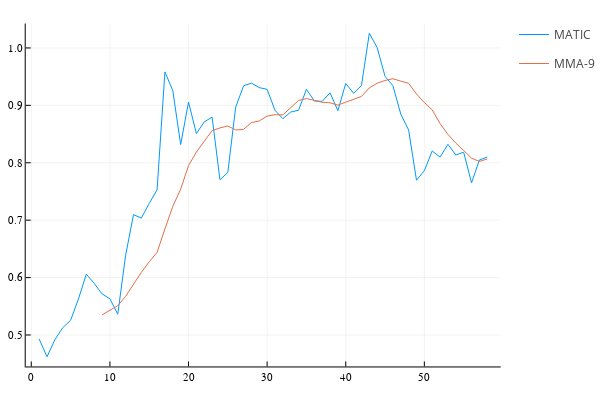

The code cell stored with this chart in its notebook:
### Code cell
Periodo = 9
plot(MATIC_CLOSE,lab="MATIC")
plot!(MMA(MATIC_CLOSE,Periodo),lab = string("MMA","-",Periodo))

### Figure 1 — Plotly figure (JSON) as saved in the notebook; plotly's stock layout.template omitted (floating-point values rounded to 4 significant figures)
{"data": [{"colorbar": {"title": {"text": ""}}, "legendgroup": "MATIC", "line": {"color": "rgba(0, 154, 250, 1.000)", "dash": "solid", "shape": "linear", "width": 1}, "mode": "lines", "name": "MATIC", "showlegend": true, "type": "scatter", "x": [1, 2, 3, 4, 5, 6, 7, 8, 9, 10, 11, 12, 13, 14, 15, 16, 17, 18, 19, 20, 21, 22, 23, 24, 25, 26, 27, 28, 29, 30, 31, 32, 33, 34, 35, 36, 37, 38, 39, 40, 41, 42, 43, 44, 45, 46, 47, 48, 49, 50, 51, 52, 53, 54, 55, 56, 57, 58], "xaxis": "x", "y": [0.493, 0.4621, 0.4918, 0.5127, 0.5257, 0.5628, 0.6059, 0.5899, 0.5717, 0.563, 0.5362, 0.6389, 0.7096, 0.7037, 0.7292, 0.7529, 0.9583, 0.9255, 0.8318, 0.9057, 0.8508, 0.8712, 0.8795, 0.7703, 0.7833, 0.8968, 0.9339, 0.9387, 0.9309, 0.9279, 0.8914, 0.8768, 0.8883, 0.8915, 0.928, 0.9076, 0.907, 0.9218, 0.8908, 0.9381, 0.9211, 0.9344, 1.026, 1.0, 0.9505, 0.9343, 0.8848, 0.857, 0.7695, 0.7863, 0.8205, 0.8099, 0.8322, 0.8136, 0.8183, 0.7651, 0.8049, 0.8099], "yaxis": "y", "zmax": null, "zmin": null}, {"colorbar": {"title": {"text": ""}}, "legendgroup": "MMA-9", "line": {"color": "rgba(227, 111, 71, 1.000)", "dash": "solid", "shape": "linear", "width": 1}, "mode": "lines", "name": "MMA-9", "showlegend": true, "type": "scatter", "x": [9, 10, 11, 12, 13, 14, 15, 16, 17, 18, 19, 20, 21, 22, 23, 24, 25, 26, 27, 28, 29, 30, 31, 32, 33, 34, 35, 36, 37, 38, 39, 40, 41, 42, 43, 44, 45, 46, 47, 48, 49, 50, 51, 52, 53, 54, 55, 56, 57, 58], "xaxis": "x", "y": [0.5351, 0.5428, 0.5511, 0.5674, 0.5893, 0.6091, 0.6276, 0.6439, 0.6848, 0.7241, 0.754, 0.7951, 0.8186, 0.8366, 0.8561, 0.8607, 0.864, 0.8572, 0.8581, 0.87, 0.8728, 0.8814, 0.8836, 0.8833, 0.8964, 0.9085, 0.9119, 0.909, 0.9055, 0.9045, 0.9004, 0.9055, 0.9105, 0.9156, 0.9305, 0.9385, 0.9433, 0.9463, 0.9422, 0.9385, 0.9197, 0.9048, 0.8921, 0.8681, 0.8494, 0.8342, 0.8213, 0.808, 0.8023, 0.8067], "yaxis": "y", "zmax": null, "zmin": null}], "layout": {"annotations": [], "height": 400, "legend_position": {"bgcolor": "rgba(255, 255, 255, 1.000)", "bordercolor": "rgba(0, 0, 0, 1)", "borderwidth": 1, "font": {"color": "rgba(0, 0, 0, 1)", "family": "sans-serif", "size": 11}, "title": {"font": {"color": "rgba(0, 0, 0, 1)", "family": "sans-serif", "size": 15}, "text": ""}, "tracegroupgap": 0, "traceorder": "normal", "x": 1, "xanchor": "auto", "y": 1, "yanchor": "auto"}, "margin": {"b": 20, "l": 0, "r": 0, "t": 20}, "paper_bgcolor": "rgba(255, 255, 255, 1.000)", "plot_bgcolor": "rgba(255, 255, 255, 1.000)", "showlegend": true, "width": 600, "xaxis": {"anchor": "y", "domain": [0.05101, 0.9934], "gridcolor": "rgba(0, 0, 0, 0.1)", "gridwidth": 0.5, "linecolor": "rgba(0, 0, 0, 1)", "mirror": false, "range": [-0.71, 59.71], "showgrid": true, "showline": true, "showticklabels": true, "tickangle": 0, "tickcolor": "rgb(0, 0, 0)", "tickfont": {"color": "rgba(0, 0, 0, 1)", "family": "sans-serif", "size": 11}, "tickmode": "array", "ticks": "inside", "ticktext": ["0", "10", "20", "30", "40", "50"], "tickvals": [0, 10, 20, 30, 40, 50], "title": {"font": {"color": "rgba(0, 0, 0, 1)", "family": "sans-serif", "size": 15}, "text": ""}, "type": "linear", "visible": true, "zeroline": false, "zerolinecolor": "rgba(0, 0, 0, 1)"}, "yaxis": {"anchor": "x", "domain": [0.03762, 0.9902], "gridcolor": "rgba(0, 0, 0, 0.1)", "gridwidth": 0.5, "linecolor": "rgba(0, 0, 0, 1)", "mirror": false, "range": [0.4452, 1.043], "showgrid": true, "showline": true, "showticklabels": true, "tickangle": 0, "tickcolor": "rgb(0, 0, 0)", "tickfont": {"color": "rgba(0, 0, 0, 1)", "family": "sans-serif", "size": 11}, "tickmode": "array", "ticks": "inside", "ticktext": ["0.5", "0.6", "0.7", "0.8", "0.9", "1.0"], "tickvals": [0.5, 0.6, 0.7, 0.8, 0.9, 1], "title": {"font": {"color": "rgba(0, 0, 0, 1)", "family": "sans-serif", "size": 15}, "text": ""}, "type": "linear", "visible": true, "zeroline": false, "zerolinecolor": "rgba(0, 0, 0, 1)"}}}
